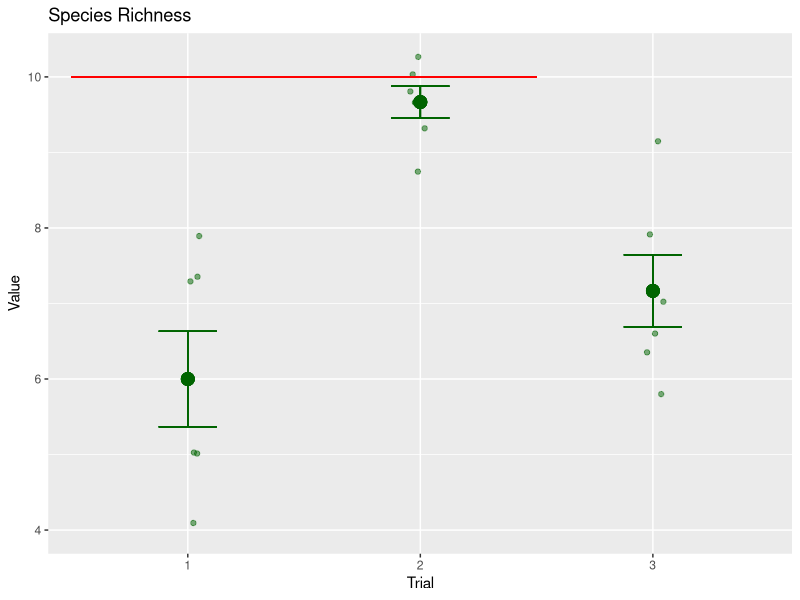

Source code (R): (Note: this script raises an error after producing the figure.)
## ---- chunk 1
rm(list = ls()) #clear's R's memory for a fresh start
library(tidyverse) #turns on a package called "Tidyverse"
library(here)#turns on a package for finding things
DF<-read.csv(here("Data","bead_simulation_2023.csv"))
## ---- chunk 2
Actual<-read.csv(here("Data", "index_actual_values.csv"), stringsAsFactors = T)
Actual$Simpson<-1/Actual$Simpson..inverse.

## ---- chunk 3
DF$Trial<-as.factor(DF$Trial)
DF$Index<-as.factor(DF$Index)
DF$Set_Number<-as.factor(DF$Set_Number)
## ---- chunk 4
DFsummary<-DF %>% group_by(Trial, Index) %>% summarise(
  IndexAvg = mean(Value, na.rm = T),
  IndexSD = sd(Value, na.rm = T), 
  IndexSEM = IndexSD/sqrt(length(Index))
)
## ---- chunk 5
MyJoin<-full_join(DF, DFsummary, by = c("Trial", "Index"))
## ---- chunk 6
ggplot(filter(MyJoin, Index == "Species richness"), aes(Trial, Value))+
  geom_jitter(alpha = 0.5, color = "dark green", width = 0.05)+
  geom_point(aes(Trial, IndexAvg), size = 4, color = "dark green")+
  geom_errorbar(aes(Trial,ymin = IndexAvg-IndexSEM, ymax = IndexAvg+IndexSEM), color = "dark green", width = 0.25)+
  geom_segment(aes(x = 0.5, xend = 2.5, y = 10, yend = 10), color = "red")+
  labs(title = "Species Richness")
  
 
## ---- chunk 7
ggsave(here("Data", "Outputs", "species_richness.png"))
## ---- chunk 8
ggplot(filter(MyJoin, Index != "Species richness"), aes(Index, Value))+
  geom_jitter(alpha = 0.5, color = "dark green", width = 0.05)+
  geom_point(aes(Index, IndexAvg), size = 4, color = "dark green")+
  geom_errorbar(aes(Index,ymin = IndexAvg-IndexSEM, ymax = IndexAvg+IndexSEM), color = "dark green", width = 0.25)+
  # geom_segment(aes(x = 0.5, xend = 1.5, y = 0.479, yend = 0.479), color = "red")+
  # geom_segment(aes(x = 1.5, xend = 2.5, y = 1.10, yend = 1.10), color = "red")+
  # geom_segment(aes(x = 2.5, xend = 3.5, y = 0.568, yend = 0.568), color = "red")+     
  labs(title = "Comparing indices")+
  facet_wrap(~Trial)
 
## ---- chunk 9
ggsave(here("Data","Outputs","comparing_indices.png"), device = "png")
## ---- chunk 10
ggplot(filter(MyJoin, Trial==1, Index != "Species richness"), aes(Index, Value))+
  geom_jitter(alpha = 0.5, color = "dark green", width = 0.05)+
  geom_point(aes(Index, IndexAvg), size = 4, color = "dark green")+
  geom_errorbar(aes(Index,ymin = IndexAvg-IndexSEM, ymax = IndexAvg+IndexSEM), color = "dark green", width = 0.25)+
  geom_segment(aes(x = 0.5, xend = 1.5, y = 0.479, yend = 0.479), color = "red")+
  geom_segment(aes(x = 1.5, xend = 2.5, y = 1.10, yend = 1.10), color = "red")+
  geom_segment(aes(x = 2.5, xend = 3.5, y = 0.568, yend = 0.568), color = "red")+
  labs(title = "Comparing indices: Trial 1 - one dominant species")+
  facet_wrap(~Trial)
 
## ---- chunk 11
ggsave(here("Data", "Outputs", "Trial1_one_dominant_species.png"))
## ---- chunk 12
ggplot(filter(MyJoin, Trial==2, Index != "Species richness"), aes(Index, Value))+
  geom_jitter(alpha = 0.5, color = "dark green", width = 0.05)+
  geom_point(aes(Index, IndexAvg), size = 4, color = "dark green")+
  geom_errorbar(aes(Index,ymin = IndexAvg-IndexSEM, ymax = IndexAvg+IndexSEM), color = "dark green", width = 0.25)+
  geom_segment(aes(x = 0.5, xend = 1.5, y = 1.0, yend = 1.0), color = "red")+
  geom_segment(aes(x = 1.5, xend = 2.5, y = 2.30, yend = 2.30), color = "red")+
  geom_segment(aes(x = 2.5, xend = 3.5, y = 0.095, yend = 0.095), color = "red")+
  labs(title = "Comparing indices:Trial 2 - even distribution")+
  facet_wrap(~Trial)
 

## ---- chunk 13
ggsave(here("Data", "Outputs", "trial2_even_species.png"))
## ---- chunk 14
ggplot(filter(MyJoin, Trial==3, Index != "Species richness"), aes(Index, Value))+
  geom_jitter(alpha = 0.5, color = "dark green", width = 0.05)+
  geom_point(aes(Index, IndexAvg), size = 4, color = "dark green")+
  geom_errorbar(aes(Index,ymin = IndexAvg-IndexSEM, ymax = IndexAvg+IndexSEM), color = "dark green", width = 0.25)+
  # geom_segment(aes(x = 0.5, xend = 1.5, y = 1.0, yend = 1.0), color = "red")+
  # geom_segment(aes(x = 1.5, xend = 2.5, y = 2.30, yend = 2.30), color = "red")+
  # geom_segment(aes(x = 2.5, xend = 3.5, y = 0.095, yend = 0.095), color = "red")+
  labs(title = "Comparing indices:Trial 3 - random distribution")+
  facet_wrap(~Trial)
 

## ---- chunk 15
ggsave(here("Data", "Outputs", "Trial3_random_communities.png"))
